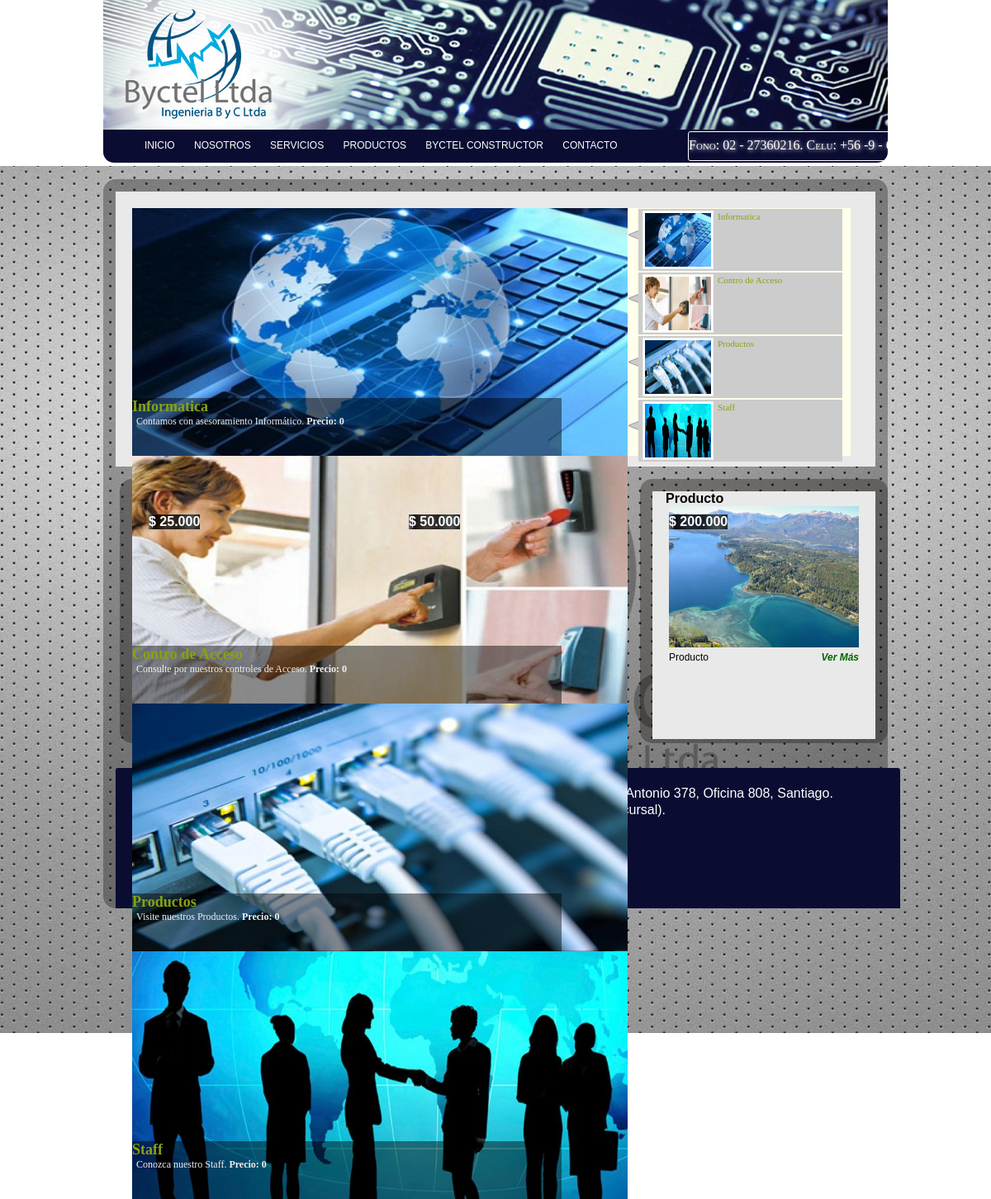
The page / on the database its author committed.
### tables this page shows
CREATE TABLE `slider` (
  `idSlider` int(11) NOT NULL AUTO_INCREMENT,
  `Foto` varchar(50) DEFAULT NULL,
  `Titulo` varchar(25) DEFAULT NULL,
  `Subtitulo` varchar(48) DEFAULT NULL,
  `Menu` varchar(50) DEFAULT NULL,
  `Activo` int(11) DEFAULT NULL,
  `Orden` int(11) DEFAULT NULL,
  `Link` varchar(50) DEFAULT NULL,
  `Precio` varchar(20) DEFAULT NULL,
  PRIMARY KEY (`idSlider`)
);

CREATE TABLE `producto` (
  `idProducto` int(11) NOT NULL AUTO_INCREMENT,
  `Titulo` varchar(50) DEFAULT NULL,
  `DescripcionCorta` varchar(200) DEFAULT NULL,
  `Precio` varchar(50) DEFAULT NULL,
  `Activo` int(11) DEFAULT NULL,
  `FotoPerfil` varchar(100) DEFAULT NULL,
  `EnPortada` int(11) DEFAULT NULL,
  PRIMARY KEY (`idProducto`)
);

### index.php (the view, shortened to what this page needs)
<?php require_once('Connections/conexion.php'); ?>
<?php
$sql = "SELECT * FROM producto WHERE Activo='1' and EnPortada='1' ORDER BY idProducto DESC";
$query = mysql_query($sql, $conexion) or die(mysql_error());
$row = mysql_fetch_assoc($query);
?>
<!DOCTYPE html PUBLIC "-//W3C//DTD XHTML 1.0 Transitional//EN" "http://www.w3.org/TR/xhtml1/DTD/xhtml1-transitional.dtd">
<html xmlns="http://www.w3.org/1999/xhtml">
<head>
<link href="css/estilo.css" rel="stylesheet" type="text/css" />
<div class="fonos"> Fono: 02 - 27360216. Celu: +56 -9 - 66509227</div>
</head>
<body>
<div id="wrapper">
  <div id="header"><img src="img/logo.jpg" width="950" height="157" />
  </div>
        <div id="menu">
        	<ul>
            	<li><a href="index.php">Inicio</a></li>
                <li><a href="nosotros.html">Nosotros</a></li>
                <li><a href="servicios.php">Servicios</a></li>
                <li><a href="productos.php">Productos</a></li>
                <li><a href="byctel.html">Byctel Constructor</a></li>
                <li><a href="contacto.php">Contacto</a></li>
            </ul>
        </div>
        	<div id="principal">
           	  <div class="box_principal">
                	<div class="texto_principal">
                    <?php include('includes/slider.php'); ?>
               </div>
            </div>
                                <div id="main">
                    <?php do { ?>
                        <div class="col1">
                            <div class="base">
                         <div class="titulo"><strong><?php echo $row["Titulo"]; ?></strong> </div>
                                <div class="foto_col"><div class="precio"><strong> $ <?php echo $row["Precio"] ;?></strong></div><img src="images/<?php echo $row["FotoPerfil"] ;?>" width="230" height="171" /></div>
                                <div class="info_col"><?php echo $row["DescripcionCorta"] ;?><a href="ver-producto.php?varProd=<?php echo $row["idProducto"]; ?>" ><div class="linkcolor"><em><strong><?php echo utf8_decode("Ver Más");?></strong></em></div></a></div>
                          </div>
                        </div>
                        <?php } while ($row = mysql_fetch_assoc($query)); ?>
                    </div>
                    <div id="footer">
                    	<div class="box_footer">
                        		<div class="creditos1"><img src="images/logopie.png"/>
</div><div class="creditos2"><img src="images/ico1.jpg"><?php echo utf8_decode("Ingenierías B y C Limitada San Antonio 378, Oficina 808, Santiago.");?><br/>
 <img src="images/ico1.jpg"><?php echo utf8_decode("Ana Zuñiga 4496 -Conchali (sucursal).");?> </p><img src="images/ico2.jpg"> Fono: 02 - 27360216.  <br/><img src="images/ico2.jpg"> Celu: +56 -9 - 66509227
<img src="images/imgmail.jpg"> contacto@byctel.cl</div>
                    	</div>
                    </div>
</div>
</body>
</html>

### includes/slider.php (shortened to what this page needs)
<?php require_once('Connections/conexion.php'); ?>
<?php
$maxRows_DatosSlider = 4;
$pageNum_DatosSlider = 0;
$startRow_DatosSlider = $pageNum_DatosSlider * $maxRows_DatosSlider;
$query_DatosSlider = "SELECT * FROM slider WHERE Activo=1 ORDER BY Orden ASC";
$query_limit_DatosSlider = sprintf("%s LIMIT %d, %d", $query_DatosSlider, $startRow_DatosSlider, $maxRows_DatosSlider);
$DatosSlider = mysql_query($query_limit_DatosSlider, $conexion) or die(mysql_error());
$row_DatosSlider = mysql_fetch_assoc($DatosSlider);
?>
<link rel="stylesheet" type="text/css" href="css/estiloslider.css" />
<div id="featured" >
		  <ul class="ui-tabs-nav">
          <?php $contador=1; ?>
	        <?php do { ?>
            <li class="ui-tabs-nav-item ui-tabs-selected" id="nav-fragment-<?php echo $contador;?>"><a href="#fragment-<?php echo $contador;?>"><img src="images/<?php echo $row_DatosSlider['Foto']; ?>" alt="" width="80" height="65" /><span><?php echo $row_DatosSlider['Menu']; ?></span></a></li>
            <?php
			  $contador++;
			  } while ($row_DatosSlider = mysql_fetch_assoc($DatosSlider)); ?>
	      </ul>
<?php
 $row_DatosSlider = mysql_fetch_assoc($DatosSlider);?>
        <?php $contador=1; ?>
	    <?php do { ?>
	      <div id="fragment-<?php echo $contador;?>" class="ui-tabs-panel" style="">
	        <img src="images/<?php echo $row_DatosSlider['Foto']; ?>" alt="" width="600" height="300" />
	        <div class="info" >
	         <a href="<?php echo $row_DatosSlider['Link']; ?>" ><strong><?php echo $row_DatosSlider['Titulo']; ?></strong></a>
	          <p><?php echo $row_DatosSlider['Subtitulo']; ?> <strong>Precio: <?php echo $row_DatosSlider['Precio']; ?></strong></p>
	          </div>
	        </div>
        <?php
		  $contador++;
		  } while ($row_DatosSlider = mysql_fetch_assoc($DatosSlider)); ?>
		</div>

### css/estiloslider.css (style rules this page uses)
#featured { width: 620px; padding-right: 250px; position: relative; height: 300px; background: #FFFFEC; float: none; }
#featured ul.ui-tabs-nav { position:absolute; top:0; left:600px; list-style:none; padding:0; margin:0; width:260px; }
#featured ul.ui-tabs-nav li { padding:1px 0; padding-left:13px; font-size:12px; color:#666; }
#featured ul.ui-tabs-nav li img { float:left; margin:2px 5px; background:#fff; padding:2px; border:1px solid #eee; }
#featured ul.ui-tabs-nav li span { font-size:11px; font-family:Verdana; line-height:18px; color: #87A310; }
#featured li.ui-tabs-nav-item a { display: block; height: 75px; color: #333; background: #fff; line-height: 20px; text-decoration: none; }
#featured li.ui-tabs-selected { background:url('../images/slider/selected-item.gif') top left no-repeat; }
#featured ul.ui-tabs-nav li.ui-tabs-selected a { background:#ccc; }
#featured .ui-tabs-panel { width:600px; height:300px; background:#999; position:relative; }
#featured .ui-tabs-panel .info { position:absolute; top:230px; left:0; height:70px; background: url('../images/slider/transparent-bg.png'); width: 520px; }
#featured .info p { margin:0 5px; font-family:Verdana; font-size:12px; line-height:15px; color:#f0f0f0; }
#featured .info a { text-decoration:none; color:#87A310; font-size:18px; font-family:Georgia, serif; }

### rows shown on the page
slider: Foto (picture), Menu "Informatica", Titulo "Informatica", Subtitulo "Contamos con asesoramiento Informático.", Precio "0"
slider: Foto (picture), Menu "Contro de Acceso", Titulo "Contro de Acceso", Subtitulo "Consulte por nuestros controles de Acceso.", Precio "0"
slider: Foto (picture), Menu "Productos", Titulo "Productos", Subtitulo "Visite nuestros Productos.", Precio "0"
slider: Foto (picture), Menu "Staff", Titulo "Staff", Subtitulo "Conozca nuestro Staff.", Precio "0"
producto: Precio "25.000"
producto: Precio "50.000"
producto: Titulo "Producto", Precio "200.000", FotoPerfil (picture), DescripcionCorta "Producto"
